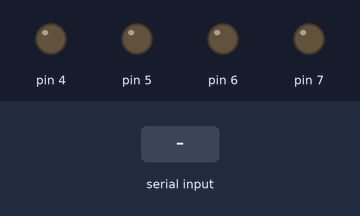
The sketch below on a simulated Arduino Uno, built with avr-gcc and run on an emulated ATmega328P. Parts: output pins drawn as LEDs (lit = HIGH). The inputs (shaded band) are chosen by the test bench.

Above: at 1.2 s.
1.3 s: byte 1 (1) received over Serial
At 2.4 s:
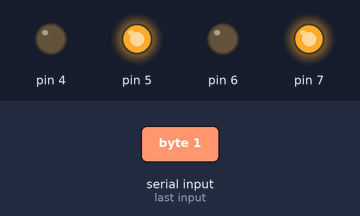
2.8 s: byte 3 (3) received over Serial
At 3.5 s:
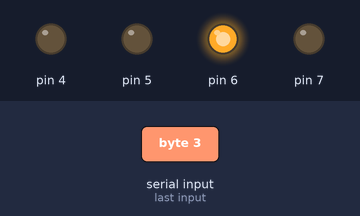
5.8 s: byte 4 (4) received over Serial
At 7.0 s:
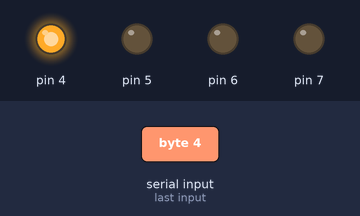
8.8 s: byte 2 (2) received over Serial
At 9.3 s:
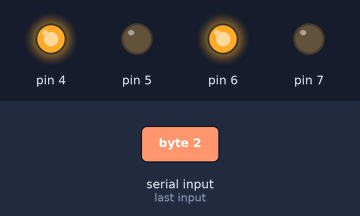
Timing chart, 0 to 11.3 s (numbered marks = the images above; inputs shaded):
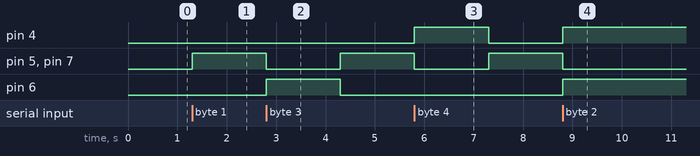

Measured:
- after the input at 1.3 s, pin 5, pin 7: LOW → HIGH at once
- after the input at 2.8 s, pin 5, pin 7: HIGH → LOW at once, → HIGH 1.5 s later; pin 6: LOW → HIGH at once, → LOW 1.5 s later
- after the input at 5.8 s, pin 4: LOW → HIGH at once, → LOW 1.5 s later; pin 5, pin 7: HIGH → LOW at once, → HIGH 1.5 s later
- after the input at 8.8 s, pin 4, pin 6: LOW → HIGH at once; pin 5, pin 7: HIGH → LOW at once

The sketch:

Voice_controlled_Robot.ino
```cpp
void setup() {
  // put your setup code here, to run once:
  pinMode(4,OUTPUT);
  pinMode(5,OUTPUT);
  pinMode(6,OUTPUT);
  pinMode(7,OUTPUT);
  Serial.begin(9600);

}

void loop() {
  if(Serial.available())
  {
    int c = Serial.read();

    if(c==1)
    {
      forward();
    }
    if(c==3)
    {
      radial_left();
      delay(1500);
      forward();
    }
    if(c==4)
    {
      radial_right();
      delay(1500);
      forward();
    }
    if(c==2)
    {
      backward();
    }
    if(c==5)
    {
      time_stop();
    }

  }
}

void forward()
{
  digitalWrite(5,HIGH);
  digitalWrite(4,LOW);
  digitalWrite(7,HIGH);
  digitalWrite(6,LOW);

}
void backward()
{

  digitalWrite(4,HIGH);
  digitalWrite(5,LOW);
  digitalWrite(6,HIGH);
  digitalWrite(7,LOW);
}

void radial_left()
{
  digitalWrite(4,LOW);
  digitalWrite(5,LOW);
  digitalWrite(6,HIGH);
  digitalWrite(7,LOW);
}

void radial_right()
{
   digitalWrite(4,HIGH);
  digitalWrite(5,LOW);
  digitalWrite(6,LOW);
  digitalWrite(7,LOW);
}
void time_stop()
{
  digitalWrite(4,LOW);
  digitalWrite(5,LOW);
  digitalWrite(6,LOW);
  digitalWrite(7,LOW);

}
```
